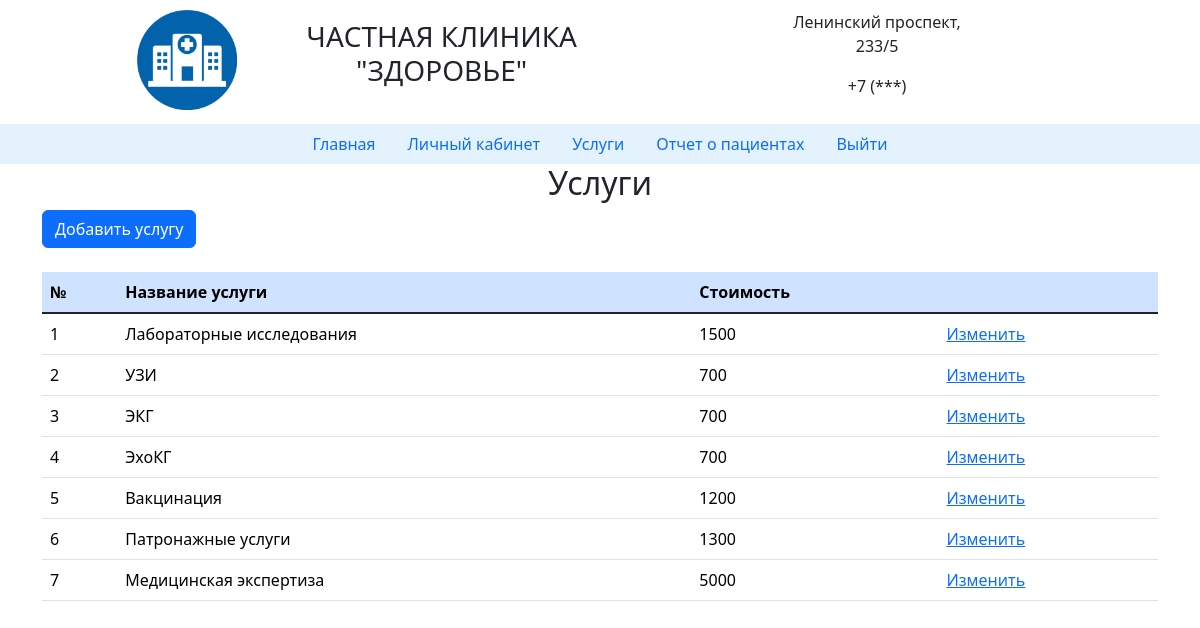
Page /uslugi.php on the earlier database version.
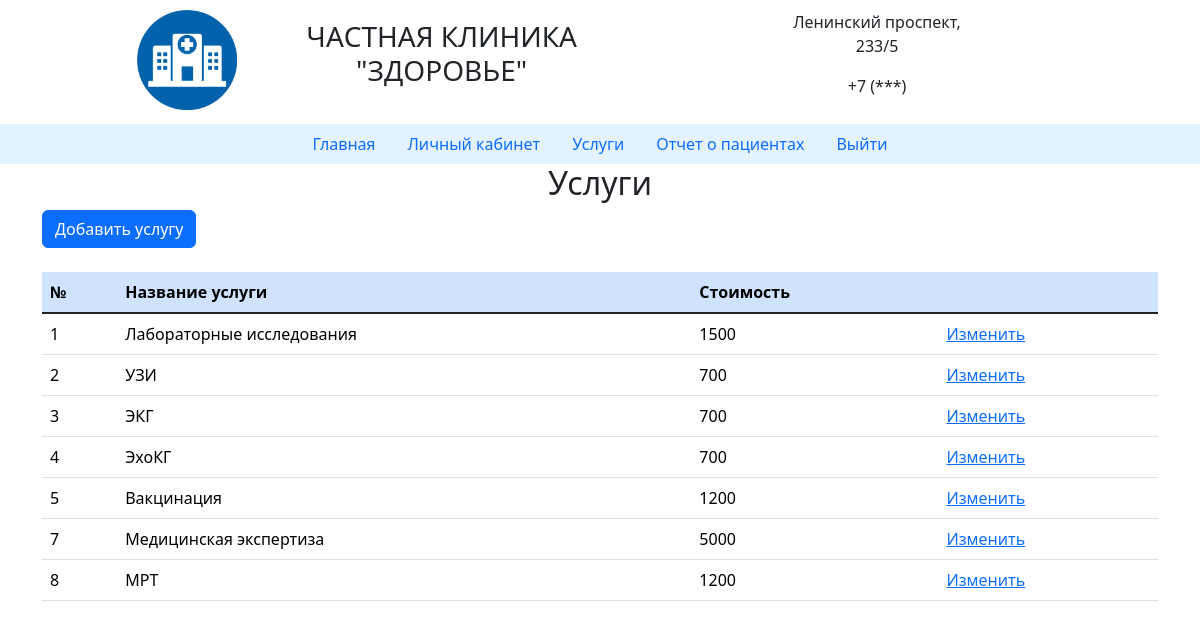
Same page on the later database version.
### tables this page shows
CREATE TABLE `usluga` (
  `id_usluga` int(11) NOT NULL,
  `name_usl` varchar(50) NOT NULL,
  `price` decimal(10,0) NOT NULL,
  `img` varchar(20) NOT NULL
);

### uslugi.php (the view, shortened to what this page needs)
<?php
include 'temp/head.php';
include 'temp/nav_registrator.php';
include 'temp/database.php';
$sql = "select * from usluga";
$result = $mysqli->query($sql);
?>
<div class="container" class="margin-top: 20px">
    <div class="row">
        <div class="col-lg-12">
            <h2 class="text-center">Услуги</h2>
            <a href="new_usluga.php" role="button" class="btn btn-primary">Добавить услугу</a>
        </div>
    </div><br>
    <div class="row">
        <div class="col-lg-12">
        <table class="table">
                <thead>
                    <tr class="table-primary">
                        <th>№</th>
                        <th>Название услуги</th>
                        <th>Стоимость</th>
                        <th></th>
                    </tr>
                </thead>
                <tbody class="table-group-divider">
                    <?php
                    if(!empty($result)){
                        foreach($result as $row){
                            $id_usluga = $row['id_usluga'];
                            $name_usl = $row['name_usl'];
                            $price = $row['price'];
                            echo '
                            <tr>
                            <td>'.$id_usluga.'</td>
                            <td>'.$name_usl.'</td>
                            <td>'.$price.'</td>
                            <td><a href="edit.php?id_usluga='.$id_usluga.'">Изменить</a></td>
                            </tr>';
                            }
                        }
                    ?>
                </tbody>
            </table>
        </div>
    </div>
</div>

Differences in the rows shown:
removed usluga: id_usluga "6", name_usl "Патронажные услуги", price "1300"
added usluga: id_usluga "8", name_usl "МРТ", price "1200"
